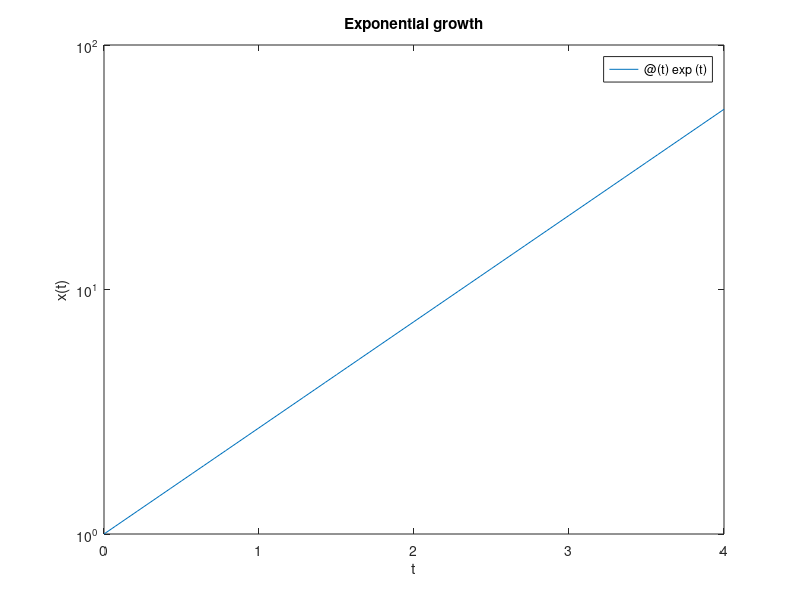

This figure's MATLAB source: (Note: this script raises an error after producing the figure.)

      close all
      
				x = @(t) exp(t);
				fplot(x,[0,4]), set(gca,'yscale','log')
				xlabel('t'), ylabel('x(t)')
				title('Exponential growth')
			
      if length(get(0,'children')) > 0
        set(gcf,'paperpos',[0 0 5 2.75])
        print -dsvg fo_intro_const_growth.svg
      end
      
      